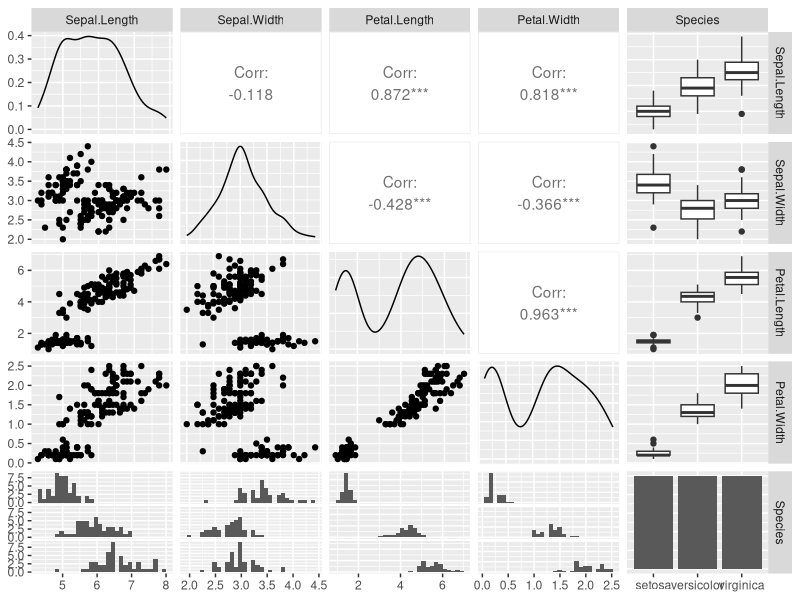
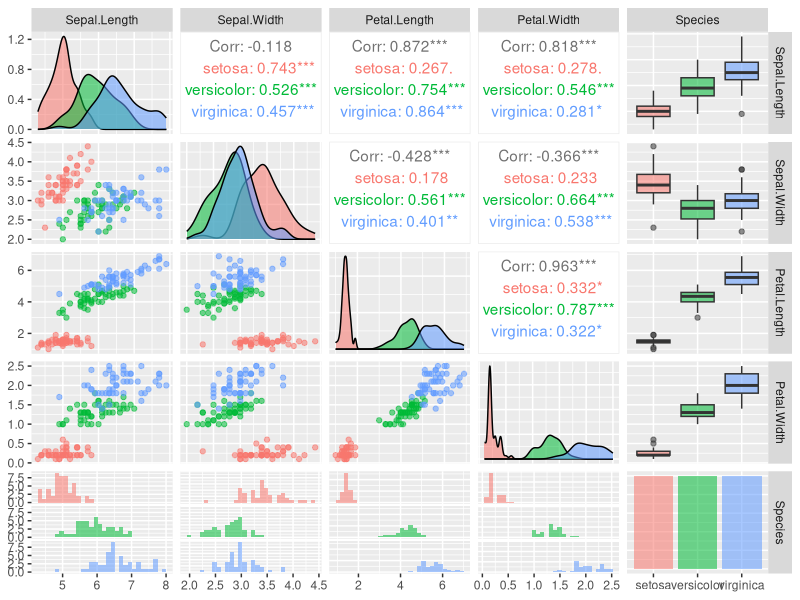
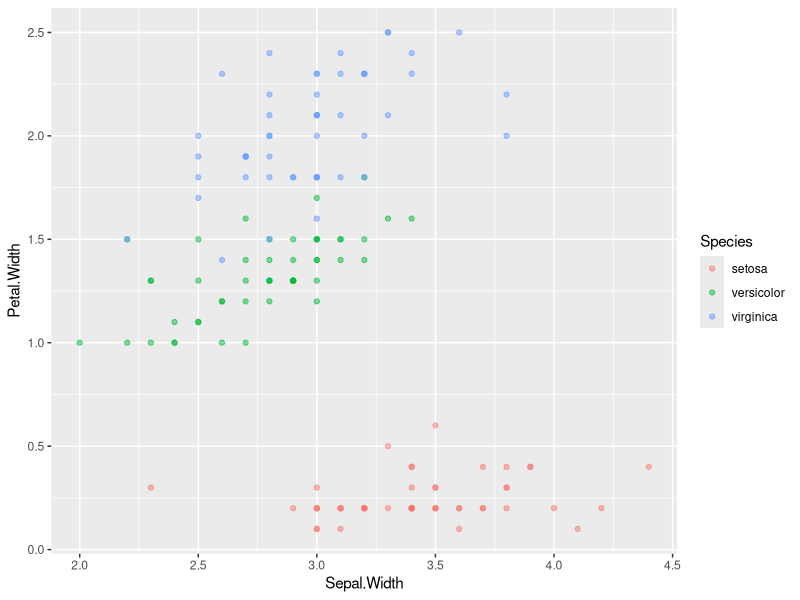
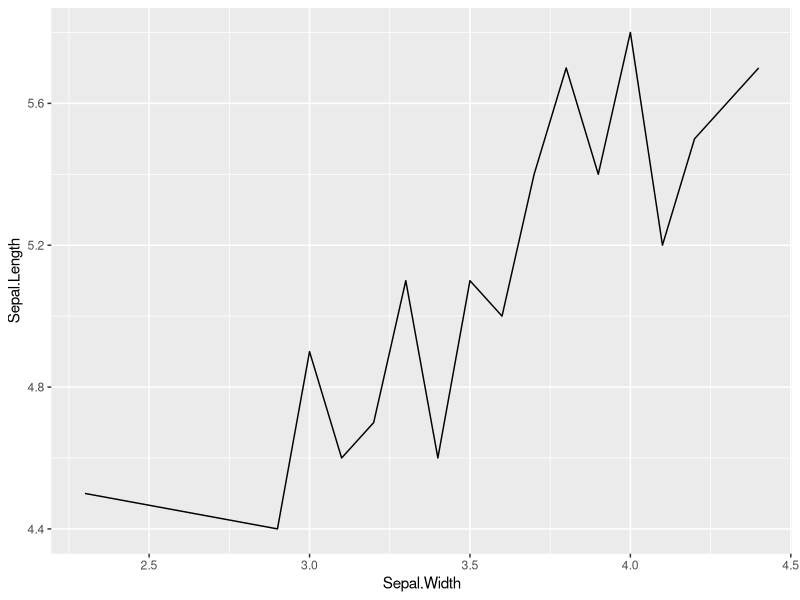
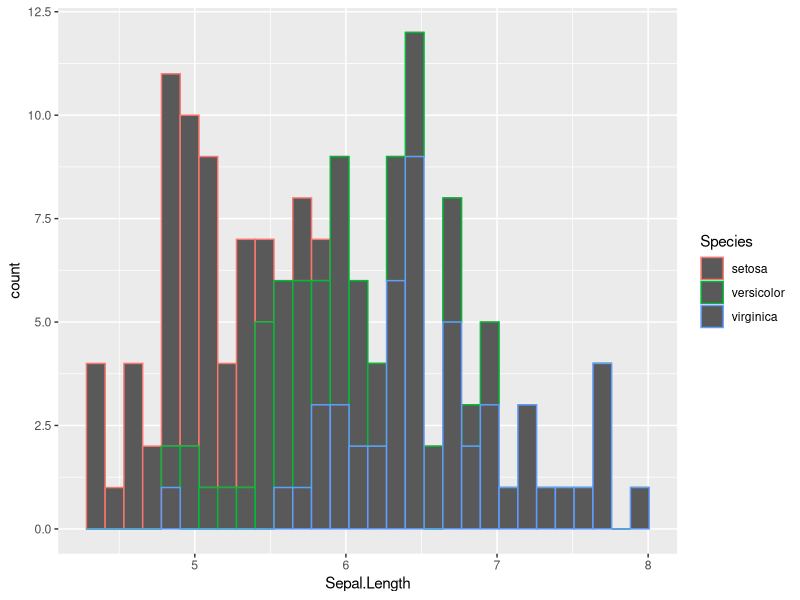
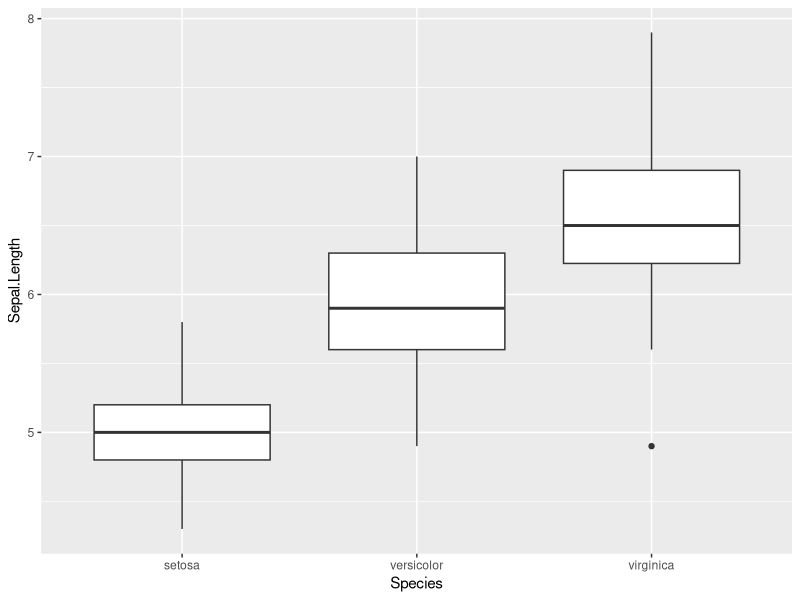
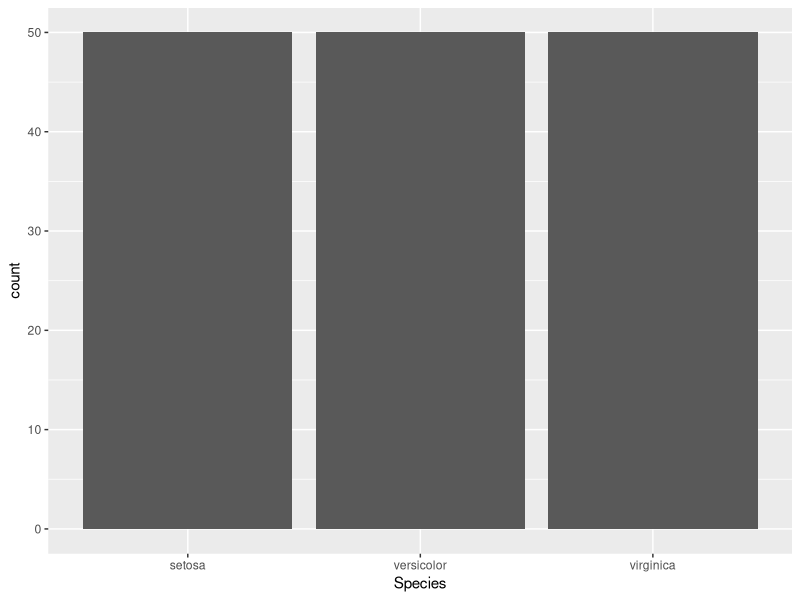

R code for these plots, in order:
## ---- chunk 1
library(tidyverse)
library(caret)
## ---- chunk 2
#load the data
iris<-iris
## ---- chunk 3
#examine the top 5 rows
head(iris,5)

#view the whole dataset
knitr::kable(iris)%>%
  kableExtra::kable_styling("striped")%>%
  kableExtra::scroll_box(width = "100%",height="300px")
## ---- chunk 4
#examine grouped data
iris%>%
  group_by(Species)%>%
  summarise(count=n())
## ---- chunk 5
# Get descriptive statistics
summary(iris)

## ---- chunk 6
psych::describe(iris)

# ?psych::describe

## ---- chunk 7
GGally::ggpairs(iris)
## ---- chunk 8
GGally::ggpairs(iris, aes(color = Species, alpha = 0.5))
## ---- chunk 9
#crash course in plots?
ggplot(data=iris,mapping = aes(x=Sepal.Width,y=Petal.Width,color=Species))+geom_point(alpha=0.5)
## ---- chunk 10
#line graph..this is a TERRIBLE example...
#ask me why
iris.setosa<-iris%>%
  filter(Species=="setosa")%>%
  distinct(Sepal.Width,.keep_all = TRUE)

ggplot(data=iris.setosa,mapping = aes(x=Sepal.Width,y=Sepal.Length))+geom_line()

## ---- chunk 11
ggplot(data=iris,mapping = aes(x=Sepal.Length,color=Species))+geom_histogram()
## ---- chunk 12
ggplot(data=iris,mapping = aes(x=Species,y=Sepal.Length))+geom_boxplot()
## ---- chunk 13
ggplot(data=iris,mapping = aes(x=Species))+geom_bar()
